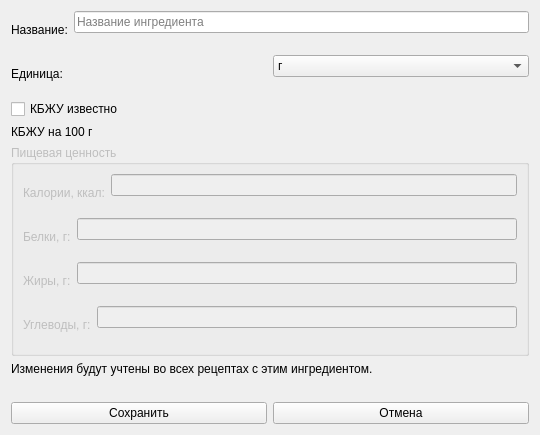
<?xml version='1.0' encoding='utf-8'?>
<ui version="4.0">
 <class>IngredientEditor</class>
 <widget class="QWidget" name="IngredientEditor">
  <property name="geometry">
   <rect>
    <x>0</x>
    <y>0</y>
    <width>540</width>
    <height>420</height>
   </rect>
  </property>
  <property name="windowTitle">
   <string>Ингредиент</string>
  </property>
  <layout class="QVBoxLayout" name="layout38">
   <item>
    <layout class="QHBoxLayout" name="layout30">
     <item>
      <widget class="QLabel" name="nameCaption">
       <property name="text">
        <string>Название:</string>
       </property>
       <property name="wordWrap">
        <bool>true</bool>
       </property>
      </widget>
     </item>
     <item>
      <layout class="QVBoxLayout" name="nameEditFieldLayout">
       <property name="spacing">
        <number>2</number>
       </property>
       <item>
        <widget class="QLineEdit" name="nameEdit">
         <property name="placeholderText">
          <string>Название ингредиента</string>
         </property>
        </widget>
       </item>
       <item>
        <widget class="QLabel" name="nameError">
         <property name="text">
          <string />
         </property>
         <property name="wordWrap">
          <bool>true</bool>
         </property>
        </widget>
       </item>
      </layout>
     </item>
    </layout>
   </item>
   <item>
    <layout class="QHBoxLayout" name="layout31">
     <item>
      <widget class="QLabel" name="unitCaption">
       <property name="text">
        <string>Единица:</string>
       </property>
       <property name="wordWrap">
        <bool>true</bool>
       </property>
      </widget>
     </item>
     <item>
      <layout class="QVBoxLayout" name="unitComboFieldLayout">
       <property name="spacing">
        <number>2</number>
       </property>
       <item>
        <widget class="QComboBox" name="unitCombo">
         <item>
          <property name="text">
           <string>г</string>
          </property>
         </item>
         <item>
          <property name="text">
           <string>мл</string>
          </property>
         </item>
         <item>
          <property name="text">
           <string>шт</string>
          </property>
         </item>
        </widget>
       </item>
       <item>
        <widget class="QLabel" name="unitError">
         <property name="text">
          <string />
         </property>
         <property name="wordWrap">
          <bool>true</bool>
         </property>
        </widget>
       </item>
      </layout>
     </item>
    </layout>
   </item>
   <item>
    <widget class="QCheckBox" name="knownCheck">
     <property name="text">
      <string>КБЖУ известно</string>
     </property>
    </widget>
   </item>
   <item>
    <widget class="QLabel" name="basisLabel">
     <property name="text">
      <string>КБЖУ на 100 г</string>
     </property>
     <property name="wordWrap">
      <bool>true</bool>
     </property>
    </widget>
   </item>
   <item>
    <widget class="QGroupBox" name="kbjuGroup">
     <property name="title">
      <string>Пищевая ценность</string>
     </property>
     <layout class="QVBoxLayout" name="layout36">
      <item>
       <layout class="QHBoxLayout" name="layout32">
        <item>
         <widget class="QLabel" name="caloriesCaption">
          <property name="text">
           <string>Калории, ккал:</string>
          </property>
          <property name="wordWrap">
           <bool>true</bool>
          </property>
         </widget>
        </item>
        <item>
         <layout class="QVBoxLayout" name="caloriesEditFieldLayout">
          <property name="spacing">
           <number>2</number>
          </property>
          <item>
           <widget class="QLineEdit" name="caloriesEdit">
            <property name="placeholderText">
             <string />
            </property>
           </widget>
          </item>
          <item>
           <widget class="QLabel" name="caloriesError">
            <property name="text">
             <string />
            </property>
            <property name="wordWrap">
             <bool>true</bool>
            </property>
           </widget>
          </item>
         </layout>
        </item>
       </layout>
      </item>
      <item>
       <layout class="QHBoxLayout" name="layout33">
        <item>
         <widget class="QLabel" name="proteinCaption">
          <property name="text">
           <string>Белки, г:</string>
          </property>
          <property name="wordWrap">
           <bool>true</bool>
          </property>
         </widget>
        </item>
        <item>
         <layout class="QVBoxLayout" name="proteinEditFieldLayout">
          <property name="spacing">
           <number>2</number>
          </property>
          <item>
           <widget class="QLineEdit" name="proteinEdit">
            <property name="placeholderText">
             <string />
            </property>
           </widget>
          </item>
          <item>
           <widget class="QLabel" name="proteinError">
            <property name="text">
             <string />
            </property>
            <property name="wordWrap">
             <bool>true</bool>
            </property>
           </widget>
          </item>
         </layout>
        </item>
       </layout>
      </item>
      <item>
       <layout class="QHBoxLayout" name="layout34">
        <item>
         <widget class="QLabel" name="fatCaption">
          <property name="text">
           <string>Жиры, г:</string>
          </property>
          <property name="wordWrap">
           <bool>true</bool>
          </property>
         </widget>
        </item>
        <item>
         <layout class="QVBoxLayout" name="fatEditFieldLayout">
          <property name="spacing">
           <number>2</number>
          </property>
          <item>
           <widget class="QLineEdit" name="fatEdit">
            <property name="placeholderText">
             <string />
            </property>
           </widget>
          </item>
          <item>
           <widget class="QLabel" name="fatError">
            <property name="text">
             <string />
            </property>
            <property name="wordWrap">
             <bool>true</bool>
            </property>
           </widget>
          </item>
         </layout>
        </item>
       </layout>
      </item>
      <item>
       <layout class="QHBoxLayout" name="layout35">
        <item>
         <widget class="QLabel" name="carbsCaption">
          <property name="text">
           <string>Углеводы, г:</string>
          </property>
          <property name="wordWrap">
           <bool>true</bool>
          </property>
         </widget>
        </item>
        <item>
         <layout class="QVBoxLayout" name="carbsEditFieldLayout">
          <property name="spacing">
           <number>2</number>
          </property>
          <item>
           <widget class="QLineEdit" name="carbsEdit">
            <property name="placeholderText">
             <string />
            </property>
           </widget>
          </item>
          <item>
           <widget class="QLabel" name="carbsError">
            <property name="text">
             <string />
            </property>
            <property name="wordWrap">
             <bool>true</bool>
            </property>
           </widget>
          </item>
         </layout>
        </item>
       </layout>
      </item>
     </layout>
     <property name="enabled">
      <bool>false</bool>
     </property>
    </widget>
   </item>
   <item>
    <widget class="QLabel" name="editHint">
     <property name="text">
      <string>Изменения будут учтены во всех рецептах с этим ингредиентом.</string>
     </property>
     <property name="wordWrap">
      <bool>true</bool>
     </property>
    </widget>
   </item>
   <item>
    <widget class="QLabel" name="formErrorLabel">
     <property name="text">
      <string />
     </property>
     <property name="wordWrap">
      <bool>true</bool>
     </property>
    </widget>
   </item>
   <item>
    <layout class="QHBoxLayout" name="layout37">
     <item>
      <widget class="QPushButton" name="saveButton">
       <property name="text">
        <string>Сохранить</string>
       </property>
       <property name="enabled">
        <bool>true</bool>
       </property>
      </widget>
     </item>
     <item>
      <widget class="QPushButton" name="closeButton">
       <property name="text">
        <string>Отмена</string>
       </property>
      </widget>
     </item>
    </layout>
   </item>
  </layout>
 </widget>
 <resources />
 <connections />
</ui>
